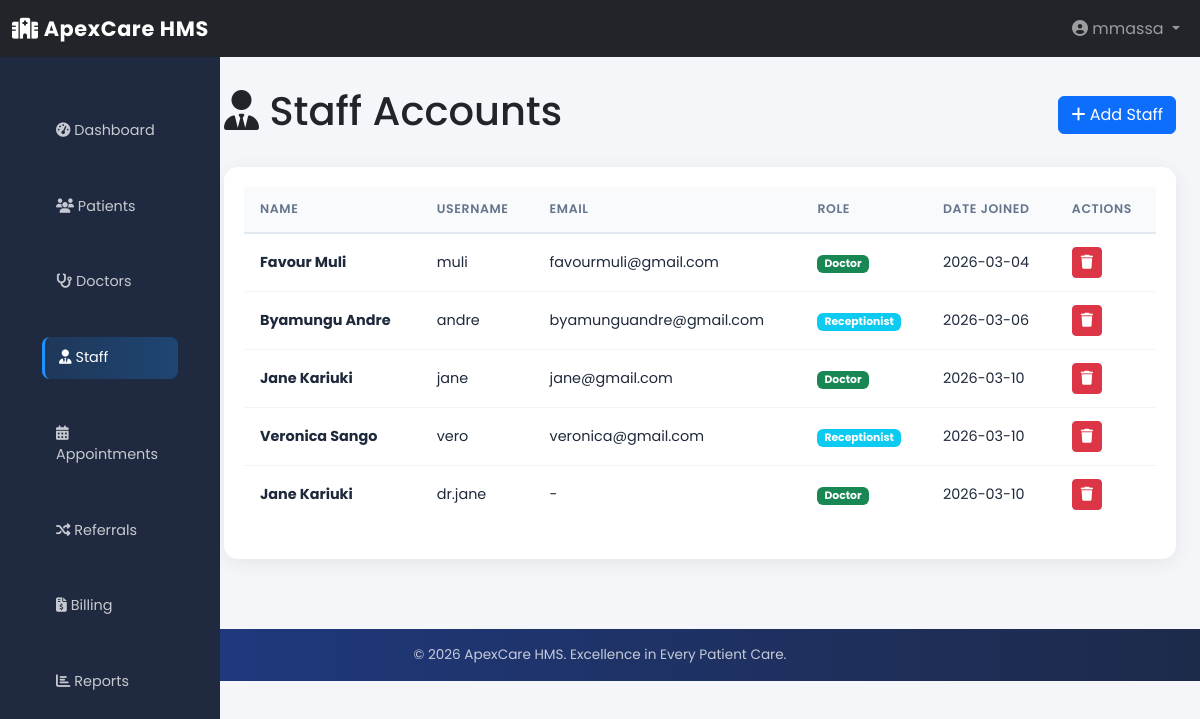
The page /core/staff/ (signed in) on the database as committed earlier.
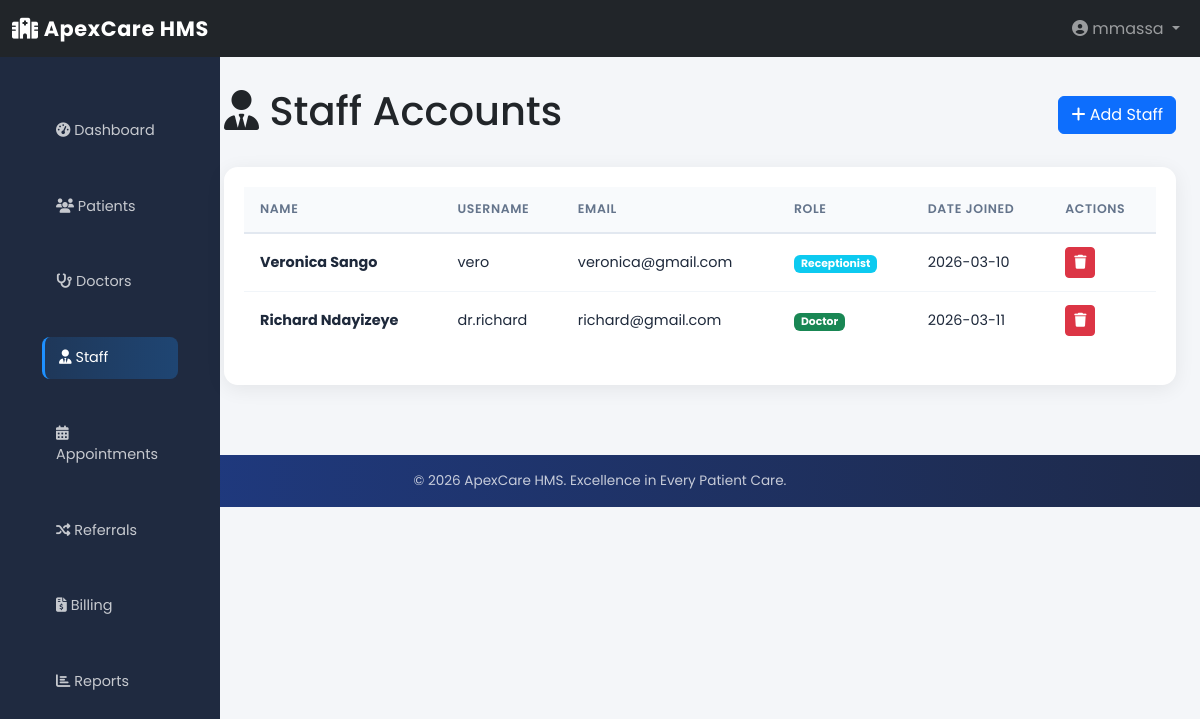
The same page on the database as committed later.
### core/models.py (models this page shows, shortened)
class UserProfile(models.Model):
    ROLE_CHOICES = [
        ('admin', 'Administrator'),
        ('doctor', 'Doctor'),
        ('receptionist', 'Receptionist'),
        ('patient', 'Patient'),
    ]
    user = models.OneToOneField(User, on_delete=models.CASCADE, related_name='profile')
    role = models.CharField(max_length=20, choices=ROLE_CHOICES, default='patient')
    phone = models.CharField(max_length=20, blank=True, null=True)
    address = models.TextField(blank=True, null=True)
    county = models.CharField(max_length=100, blank=True, null=True)
    profile_picture = models.ImageField(upload_to='profile_pictures/', blank=True, null=True)
    created_at = models.DateTimeField(auto_now_add=True)
    updated_at = models.DateTimeField(auto_now=True)
    class Meta:
        db_table = 'core_user_profile'
        verbose_name = 'User Profile'
        verbose_name_plural = 'User Profiles'

### core/views.py (the view)
# urls.py: path('staff/', views.staff_list, name='staff_list'),
@login_required
@check_role('admin')
def staff_list(request):
    staff = UserProfile.objects.filter(
        role__in=['doctor', 'receptionist']
    ).select_related('user')
    return render(request, 'core/staff_list.html', {'staff': staff})

### core/views.py (called while the page is built)
def check_role(role):
    def decorator(view_func):
        @wraps(view_func)
        def wrapper(request, *args, **kwargs):
            if not request.user.is_authenticated:
                return redirect('core:login')
            if request.user.profile.role != role and request.user.profile.role != 'admin':
                return redirect('core:dashboard')
            return view_func(request, *args, **kwargs)
        return wrapper
    return decorator

### core/templates/core/staff_list.html (shortened to what this page needs)
{% extends 'base.html' %}
{% block content %}
<div class="d-flex justify-content-between align-items-center mb-4">
    <h1><i class="fas fa-user-tie"></i> Staff Accounts</h1>
    <a href="{% url 'core:staff_create' %}" class="btn btn-primary">
        <i class="fas fa-plus"></i> Add Staff
    </a>
</div>
<div class="card">
    <div class="card-body">
        {% if staff %}
            <div class="table-responsive">
                <table class="table table-hover">
                    <thead>
                        <tr>
                            <th>Name</th>
                            <th>Username</th>
                            <th>Email</th>
                            <th>Role</th>
                            <th>Date Joined</th>
                            <th>Actions</th>
                        </tr>
                    </thead>
                    <tbody>
                        {% for profile in staff %}
                            <tr>
                                <td><strong>{{ profile.user.get_full_name }}</strong></td>
                                <td>{{ profile.user.username }}</td>
                                <td>{{ profile.user.email|default:'-' }}</td>
                                <td>
                                    {% if profile.role == 'receptionist' %}
                                        <span class="badge bg-info">Receptionist</span>
                                    {% elif profile.role == 'doctor' %}
                                        <span class="badge bg-success">Doctor</span>
                                    {% endif %}
                                </td>
                                <td>{{ profile.user.date_joined|date:'Y-m-d' }}</td>
                                <td>
                                    <a href="{% url 'core:staff_delete' profile.id %}" class="btn btn-sm btn-danger" title="Delete">
                                        <i class="fas fa-trash"></i>
                                    </a>
                                </td>
                            </tr>
                        {% endfor %}
                    </tbody>
                </table>
            </div>
        {% else %}
            <p class="text-muted text-center py-5">No staff accounts found</p>
        {% endif %}
    </div>
</div>
{% endblock %}

Rows that differ between the two databases and show on the page:
removed UserProfile: user.get_full_name "Favour Muli", user.username "muli", user.email "favourmuli@gmail.com", role "Doctor", user.date_joined "2026-03-04"
removed UserProfile: user.get_full_name "Byamungu Andre", user.username "andre", user.email "byamunguandre@gmail.com", role "Receptionist", user.date_joined "2026-03-06"
removed UserProfile: user.get_full_name "Jane Kariuki", user.username "jane", user.email "jane@gmail.com", role "Doctor", user.date_joined "2026-03-10"
removed UserProfile: user.get_full_name "Jane Kariuki", user.username "dr.jane", user.email "-", role "Doctor", user.date_joined "2026-03-10"
added UserProfile: user.get_full_name "Richard Ndayizeye", user.username "dr.richard", user.email "richard@gmail.com", role "Doctor", user.date_joined "2026-03-11"
